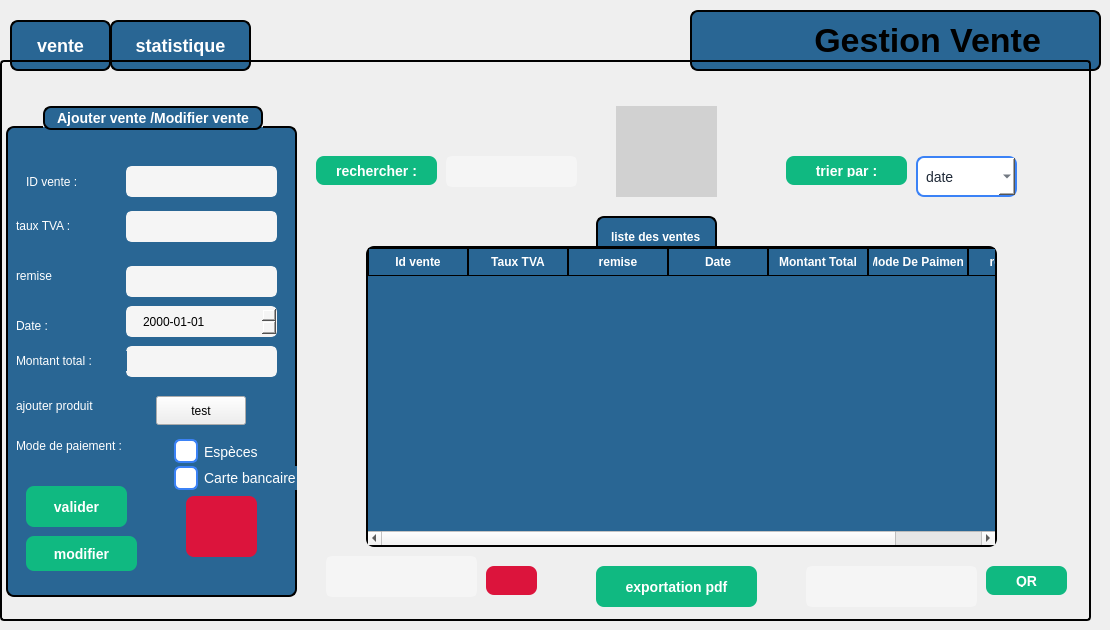
    <widget class="QWidget" name="vente">
     <widget class="QPushButton" name="btnpage2vente">
      <property name="geometry">
       <rect>
        <x>110</x>
        <y>20</y>
        <width>141</width>
        <height>51</height>
       </rect>
      </property>
      <property name="styleSheet">
       <string notr="true">QPushButton {
    border: 2px solid black;
    border-radius: 8px;
    font-weight: bold;
    font-size: 18px;              /* texte plus grand */
    background-color: rgb(41, 102, 148); /* bleu normal */
    color: white;
    padding: 8px 16px;
}

/* Quand la souris passe dessus */
QPushButton:hover {
    background-color: rgb(61, 122, 168); /* bleu plus clair */
}

/* Quand on clique dessus */
QPushButton:pressed {
    background-color: rgb(81, 142, 188); /* encore plus clair */
}

/* Bouton actif (par ex. quand on est sur la page 1) */
QPushButton[active=&quot;true&quot;] {
    background-color: #10b981;  /* vert quand actif */
    color: white;
}
</string>
      </property>
      <property name="text">
       <string>statistique</string>
      </property>
     </widget>
     <widget class="QStackedWidget" name="stackedWidgetvente">
      <property name="geometry">
       <rect>
        <x>0</x>
        <y>60</y>
        <width>1091</width>
        <height>561</height>
       </rect>
      </property>
      <property name="styleSheet">
       <string notr="true">QStackedWidget {
  border: 2px solid black;
  border-radius: 4px;
  padding: 4px;
}</string>
      </property>
      <property name="currentIndex">
       <number>1</number>
      </property>
      <widget class="QWidget" name="page_16">
       <widget class="QLabel" name="labelStatVentes">
        <property name="geometry">
         <rect>
          <x>20</x>
          <y>10</y>
          <width>1051</width>
          <height>531</height>
         </rect>
        </property>
        <property name="text">
         <string>TextLabel</string>
        </property>
       </widget>
      </widget>
      <widget class="QWidget" name="page_1">
       <widget class="QGroupBox" name="groupBox_12">
        <property name="geometry">
         <rect>
          <x>0</x>
          <y>40</y>
          <width>291</width>
          <height>491</height>
         </rect>
        </property>
        <property name="styleSheet">
         <string notr="true">
QGroupBox {
    background-color: rgb(41, 102, 148);   /* blue background */
    border: 2px solid black;               /* black border, 2px wide */
    border-radius: 8px;                    /* rounded corners */
    margin-top: 20px;                      /* space for the title */
    color: white;                          /* title text color */
    font-weight: bold;
    font-size: 14px;
}

QGroupBox::title {
 border: 2px solid black;               /* black border, 2px wide */
    border-radius: 8px;     
background-color: rgb(41, 102, 148);
    subcontrol-origin: margin;
    subcontrol-position: top center;       /* title centered */
    padding: 2px 10px;
}</string>
        </property>
        <property name="title">
         <string>Ajouter vente /Modifier vente</string>
        </property>
        <widget class="QLabel" name="label_101">
         <property name="geometry">
          <rect>
           <x>20</x>
           <y>60</y>
           <width>63</width>
           <height>31</height>
          </rect>
         </property>
         <property name="styleSheet">
          <string notr="true">background-color:rgb(41, 102, 148);
color: rgb(255, 255, 255)</string>
         </property>
         <property name="text">
          <string>ID vente :</string>
         </property>
        </widget>
        <widget class="QLineEdit" name="lineEdit_45">
         <property name="geometry">
          <rect>
           <x>120</x>
           <y>60</y>
           <width>151</width>
           <height>31</height>
          </rect>
         </property>
         <property name="styleSheet">
          <string notr="true">QLineEdit {
    width: 150px;
    height: 150px;
    border: 3px solid rgb(245,245,245);
    border-radius: 6px;
    padding: 6px 12px;
    color: rgb(0,0,0);
    background-color: rgb(245,245,245); 
}</string>
         </property>
         <property name="text">
          <string/>
         </property>
        </widget>
        <widget class="QLineEdit" name="lineEdit_46">
         <property name="geometry">
          <rect>
           <x>120</x>
           <y>105</y>
           <width>151</width>
           <height>31</height>
          </rect>
         </property>
         <property name="styleSheet">
          <string notr="true">QLineEdit {
    width: 150px;
    height: 150px;
    border: 3px solid rgb(245,245,245);
    border-radius: 6px;
    padding: 6px 12px;
    color: rgb(0,0,0);
    background-color: rgb(245,245,245); 
}</string>
         </property>
         <property name="text">
          <string/>
         </property>
        </widget>
        <widget class="QLineEdit" name="lineEdit_47">
         <property name="geometry">
          <rect>
           <x>120</x>
           <y>160</y>
           <width>151</width>
           <height>31</height>
          </rect>
         </property>
         <property name="styleSheet">
          <string notr="true">QLineEdit {
    width: 150px;
    height: 150px;
    border: 3px solid rgb(245,245,245);
    border-radius: 6px;
    padding: 6px 12px;
    color: rgb(0,0,0);
    background-color: rgb(245,245,245); 
}</string>
         </property>
         <property name="text">
          <string/>
         </property>
        </widget>
        <widget class="QLineEdit" name="lineEdit_49">
         <property name="geometry">
          <rect>
           <x>120</x>
           <y>240</y>
           <width>151</width>
           <height>31</height>
          </rect>
         </property>
         <property name="styleSheet">
          <string notr="true">QLineEdit {
    width: 150px;
    height: 150px;
    border: 3px solid rgb(245,245,245);
    border-radius: 6px;
    padding: 6px 12px;
    color: rgb(0,0,0);
    background-color: rgb(245,245,245); 
}</string>
         </property>
         <property name="text">
          <string/>
         </property>
        </widget>
        <widget class="QLabel" name="label_102">
         <property name="geometry">
          <rect>
           <x>10</x>
           <y>110</y>
           <width>121</width>
           <height>20</height>
          </rect>
         </property>
         <property name="styleSheet">
          <string notr="true">background-color:rgb(41, 102, 148);
color: rgb(255, 255, 255)</string>
         </property>
         <property name="text">
          <string>taux TVA :</string>
         </property>
        </widget>
        <widget class="QLabel" name="label_103">
         <property name="geometry">
          <rect>
           <x>10</x>
           <y>160</y>
           <width>63</width>
           <height>20</height>
          </rect>
         </property>
         <property name="styleSheet">
          <string notr="true">background-color:rgb(41, 102, 148);
color: rgb(255, 255, 255)</string>
         </property>
         <property name="text">
          <string>remise</string>
         </property>
        </widget>
        <widget class="QLabel" name="label_104">
         <property name="geometry">
          <rect>
           <x>10</x>
           <y>210</y>
           <width>63</width>
           <height>20</height>
          </rect>
         </property>
         <property name="styleSheet">
          <string notr="true">background-color:rgb(41, 102, 148);
color: rgb(255, 255, 255)</string>
         </property>
         <property name="text">
          <string>Date :</string>
         </property>
        </widget>
        <widget class="QDateEdit" name="dateEdit_3">
         <property name="geometry">
          <rect>
           <x>120</x>
           <y>200</y>
           <width>151</width>
           <height>31</height>
          </rect>
         </property>
         <property name="styleSheet">
          <string notr="true">QDateEdit {
    border: 3px solid rgb(245,245,245);
    border-radius: 6px;
    padding: 6px 12px;
    color: rgb(0,0,0);
    background-color: rgb(245,245,245); 
}</string>
         </property>
         <property name="displayFormat">
          <string>yyyy-MM-dd</string>
         </property>
        </widget>
        <widget class="QLabel" name="label_106">
         <property name="geometry">
          <rect>
           <x>10</x>
           <y>320</y>
           <width>111</width>
           <height>20</height>
          </rect>
         </property>
         <property name="styleSheet">
          <string notr="true">background-color:rgb(41, 102, 148);
color: rgb(255, 255, 255)</string>
         </property>
         <property name="text">
          <string/>
         </property>
        </widget>
        <widget class="QLabel" name="label_107">
         <property name="geometry">
          <rect>
           <x>10</x>
           <y>245</y>
           <width>111</width>
           <height>20</height>
          </rect>
         </property>
         <property name="styleSheet">
          <string notr="true">background-color:rgb(41, 102, 148);
color: rgb(255, 255, 255)</string>
         </property>
         <property name="text">
          <string>Montant total :</string>
         </property>
        </widget>
        <widget class="QLabel" name="label_108">
         <property name="geometry">
          <rect>
           <x>10</x>
           <y>330</y>
           <width>141</width>
           <height>20</height>
          </rect>
         </property>
         <property name="styleSheet">
          <string notr="true">background-color:rgb(41, 102, 148);
color: rgb(255, 255, 255)</string>
         </property>
         <property name="text">
          <string>Mode de paiement :</string>
         </property>
        </widget>
        <widget class="QRadioButton" name="radioButton_5">
         <property name="geometry">
          <rect>
           <x>160</x>
           <y>330</y>
           <width>110</width>
           <height>31</height>
          </rect>
         </property>
         <property name="styleSheet">
          <string notr="true">QRadioButton {
    color: white;
    font-size: 14px;
    padding-left: 8px;
background-color: rgb(41, 102, 148);
}

QRadioButton::indicator {
    width: 20px;
    height: 20px;
    border: 2px solid #3b82f6;
    border-radius: 6px;      /* rounded corners */
    background-color: white;  /* unchecked background */
}

QRadioButton::indicator:checked {
    background-color: #FFD700;  /* blue fill when checked */
}</string>
         </property>
         <property name="text">
          <string>Espèces</string>
         </property>
        </widget>
        <widget class="QRadioButton" name="radioButton_6">
         <property name="geometry">
          <rect>
           <x>160</x>
           <y>360</y>
           <width>161</width>
           <height>24</height>
          </rect>
         </property>
         <property name="styleSheet">
          <string notr="true">QRadioButton {
    color: white;
    font-size: 14px;
    padding-left: 8px;
background-color: rgb(41, 102, 148);
}

QRadioButton::indicator {
    width: 20px;
    height: 20px;
    border: 2px solid #3b82f6;
    border-radius: 6px;      /* rounded corners */
    background-color: white;  /* unchecked background */
}

QRadioButton::indicator:checked {
    background-color: #FFD700;  /* blue fill when checked */
}</string>
         </property>
         <property name="text">
          <string>Carte bancaire</string>
         </property>
        </widget>
        <widget class="QPushButton" name="pushButton_33">
         <property name="geometry">
          <rect>
           <x>20</x>
           <y>380</y>
           <width>101</width>
           <height>41</height>
          </rect>
         </property>
         <property name="styleSheet">
          <string notr="true">QPushButton {
    background-color: #10b981;   /* normal state */
    color: white;
    border: none;
    border-radius: 8px;
    padding: 8px 20px;
    font-size: 14px;
    font-weight: bold;
}

QPushButton:hover {
    background-color: #059669;   /* darker on hover */
}</string>
         </property>
         <property name="text">
          <string>valider</string>
         </property>
        </widget>
        <widget class="QPushButton" name="modifier_vente">
         <property name="geometry">
          <rect>
           <x>20</x>
           <y>430</y>
           <width>111</width>
           <height>35</height>
          </rect>
         </property>
         <property name="styleSheet">
          <string notr="true">QPushButton {
    background-color: #10b981;   /* normal state */
    color: white;
    border: none;
    border-radius: 8px;
    padding: 8px 20px;
    font-size: 14px;
    font-weight: bold;
}

QPushButton:hover {
    background-color: #059669;   /* darker on hover */
}</string>
         </property>
         <property name="text">
          <string>modifier</string>
         </property>
        </widget>
        <widget class="QPushButton" name="annulerajout_vente_2">
         <property name="geometry">
          <rect>
           <x>180</x>
           <y>390</y>
           <width>71</width>
           <height>61</height>
          </rect>
         </property>
         <property name="styleSheet">
          <string notr="true">QPushButton {

	background-color: rgb(220, 20, 60);
	
    color: white;
    border: none;
    border-radius: 8px;
    padding: 8px 20px;
    font-size: 14px;
    font-weight: bold;
}

QPushButton:hover {
      /* darker on hover */
	background-color: rgb(140, 0, 0);
}
</string>
         </property>
         <property name="text">
          <string/>
         </property>
         <property name="icon">
          <iconset theme="QIcon::ThemeIcon::EditClear"/>
         </property>
        </widget>
        <widget class="QLabel" name="label_111">
         <property name="geometry">
          <rect>
           <x>10</x>
           <y>290</y>
           <width>121</width>
           <height>20</height>
          </rect>
         </property>
         <property name="styleSheet">
          <string notr="true">background-color:rgb(41, 102, 148);
color: rgb(255, 255, 255)</string>
         </property>
         <property name="text">
          <string>ajouter produit</string>
         </property>
        </widget>
        <widget class="QPushButton" name="pushButton_7">
         <property name="geometry">
          <rect>
           <x>150</x>
           <y>290</y>
           <width>90</width>
           <height>29</height>
          </rect>
         </property>
         <property name="text">
          <string>test</string>
         </property>
        </widget>
        <zorder>label_102</zorder>
        <zorder>label_101</zorder>
        <zorder>lineEdit_45</zorder>
        <zorder>lineEdit_46</zorder>
        <zorder>lineEdit_47</zorder>
        <zorder>lineEdit_49</zorder>
        <zorder>label_103</zorder>
        <zorder>label_104</zorder>
        <zorder>dateEdit_3</zorder>
        <zorder>label_106</zorder>
        <zorder>label_107</zorder>
        <zorder>label_108</zorder>
        <zorder>radioButton_5</zorder>
        <zorder>radioButton_6</zorder>
        <zorder>pushButton_33</zorder>
        <zorder>modifier_vente</zorder>
        <zorder>annulerajout_vente_2</zorder>
        <zorder>label_111</zorder>
        <zorder>pushButton_7</zorder>
       </widget>
       <widget class="QPushButton" name="pushButton_34">
        <property name="geometry">
         <rect>
          <x>310</x>
          <y>90</y>
          <width>121</width>
          <height>29</height>
         </rect>
        </property>
        <property name="styleSheet">
         <string notr="true">QPushButton {
    background-color: #10b981;   /* normal state */
    color: white;
    border: none;
    border-radius: 8px;
    padding: 8px 20px;
    font-size: 14px;
    font-weight: bold;
}

QPushButton:hover {
    background-color: #059669;   /* darker on hover */
}</string>
        </property>
        <property name="text">
         <string>rechercher :</string>
        </property>
       </widget>
       <widget class="QLineEdit" name="lineEdit_vente">
        <property name="geometry">
         <rect>
          <x>440</x>
          <y>90</y>
          <width>131</width>
          <height>31</height>
         </rect>
        </property>
        <property name="styleSheet">
         <string notr="true">QLineEdit {
    width: 150px;
    height: 150px;
    border: 3px solid rgb(245,245,245);
    border-radius: 6px;
    padding: 6px 12px;
    color: rgb(0,0,0);
    background-color: rgb(245,245,245); 
}</string>
        </property>
       </widget>
       <widget class="QPushButton" name="pushButton_35">
        <property name="geometry">
         <rect>
          <x>780</x>
          <y>90</y>
          <width>121</width>
          <height>29</height>
         </rect>
        </property>
        <property name="styleSheet">
         <string notr="true">QPushButton {
    background-color: #10b981;   /* normal state */
    color: white;
    border: none;
    border-radius: 8px;
    padding: 8px 20px;
    font-size: 14px;
    font-weight: bold;
}

QPushButton:hover {
    background-color: #059669;   /* darker on hover */
}
</string>
        </property>
        <property name="text">
         <string>trier par :</string>
        </property>
       </widget>
       <widget class="QTableWidget" name="tableWidgetvente">
        <property name="geometry">
         <rect>
          <x>360</x>
          <y>180</y>
          <width>631</width>
          <height>301</height>
         </rect>
        </property>
        <property name="styleSheet">
         <string notr="true">QTableWidget {
    background-color: rgb(41, 102, 148);   /* blue background */
    border: 2px solid black;
    border-radius: 8px;
    font-weight: bold;
    font-size: 14px;
    gridline-color: black;                 /* cell grid lines */
    color: white;                          
    selection-background-color: #10b981;
    selection-color: white;
    outline: 0;
}

QTableWidget::item {
    border: 1px solid black;               /* give each cell a border */
    padding: 4px;
}

QHeaderView::section {
    background-color: rgb(41, 102, 148);
    color: white;
    border: 1px solid black;              /* column header border */
    padding: 4px;
    font-weight: bold;
}</string>
        </property>
        <column>
         <property name="text">
          <string>Id vente</string>
         </property>
        </column>
        <column>
         <property name="text">
          <string>Taux TVA</string>
         </property>
        </column>
        <column>
         <property name="text">
          <string>remise</string>
         </property>
        </column>
        <column>
         <property name="text">
          <string>Date</string>
         </property>
        </column>
        <column>
         <property name="text">
          <string>Montant Total</string>
         </property>
        </column>
        <column>
         <property name="text">
          <string>Mode De Paiment</string>
         </property>
        </column>
        <column>
         <property name="text">
          <string>refproduit</string>
         </property>
        </column>
       </widget>
       <widget class="QLineEdit" name="lineEdit_supprimer_vente">
        <property name="geometry">
         <rect>
          <x>320</x>
          <y>490</y>
          <width>151</width>
          <height>41</height>
         </rect>
        </property>
        <property name="styleSheet">
         <string notr="true">QLineEdit {
    width: 150px;
    height: 150px;
    border: 3px solid rgb(245,245,245);
    border-radius: 6px;
    padding: 6px 12px;
    color: rgb(0,0,0);
    background-color: rgb(245,245,245); 
}</string>
        </property>
        <property name="text">
         <string/>
        </property>
       </widget>
       <widget class="QPushButton" name="pushButton_3">
        <property name="geometry">
         <rect>
          <x>480</x>
          <y>500</y>
          <width>51</width>
          <height>29</height>
         </rect>
        </property>
        <property name="styleSheet">
         <string notr="true">QPushButton {

	background-color: rgb(220, 20, 60);
	
    color: white;
    border: none;
    border-radius: 8px;
    padding: 8px 20px;
    font-size: 14px;
    font-weight: bold;
}

QPushButton:hover {
      /* darker on hover */
	background-color: rgb(140, 0, 0);
}
</string>
        </property>
        <property name="text">
         <string/>
        </property>
        <property name="icon">
         <iconset theme="QIcon::ThemeIcon::EditDelete"/>
        </property>
       </widget>
       <widget class="QLabel" name="label_109">
        <property name="geometry">
         <rect>
          <x>590</x>
          <y>150</y>
          <width>121</width>
          <height>41</height>
         </rect>
        </property>
        <property name="styleSheet">
         <string notr="true">QLabel {
    border: 2px solid black;           /* bordure noire, 2px */
    border-radius: 8px;
    background-color: rgb(41, 102, 148); /* même couleur de fond */
    color: white;                       /* texte blanc */
    font-weight: bold;                  /* texte un peu gras */
    subcontrol-origin: margin;
    subcontrol-position: top center;    /* titre centré */
    padding: 2px 10px;
}</string>
        </property>
        <property name="text">
         <string>liste des ventes</string>
        </property>
       </widget>
       <widget class="QLabel" name="image_4">
        <property name="geometry">
         <rect>
          <x>610</x>
          <y>40</y>
          <width>101</width>
          <height>91</height>
         </rect>
        </property>
        <property name="styleSheet">
         <string notr="true">background-color: rgb(209, 209, 209);
   </string>
        </property>
        <property name="text">
         <string/>
        </property>
        <property name="pixmap">
         <pixmap>../Projet/images/photo.png</pixmap>
        </property>
       </widget>
       <widget class="QComboBox" name="comboBox_10">
        <property name="geometry">
         <rect>
          <x>910</x>
          <y>90</y>
          <width>101</width>
          <height>41</height>
         </rect>
        </property>
        <property name="styleSheet">
         <string notr="true">QComboBox {
    background-color: rgb(255, 255, 255);   /* white background */
    color: #1f2937;                         /* selected text color */
    border: 2px solid #3b82f6;              /* blue border */
    border-radius: 8px;
    font-size: 14px;
    padding: 4px 8px;
}

/* Dropdown list styling */
QComboBox QAbstractItemView {
    background-color: rgb(255, 255, 255);
    color: #1f2937;
    selection-background-color: #3b82f6;
    selection-color: white;
}

/* Make the arrow black */
QComboBox::down-arrow {
    width: 12px;
    height: 12px;
    image: none; 
                      /* remove default image */
	background-color: rgb(0, 170, 255);
    border-left: 6px solid transparent;
    border-right: 6px solid transparent;
    border-top: 6px solid black;       /* black arrow */
}
</string>
        </property>
        <item>
         <property name="text">
          <string>date</string>
         </property>
        </item>
       </widget>
       <widget class="QLineEdit" name="lineEdit_email">
        <property name="geometry">
         <rect>
          <x>800</x>
          <y>500</y>
          <width>171</width>
          <height>41</height>
         </rect>
        </property>
        <property name="styleSheet">
         <string notr="true">QLineEdit {
    width: 150px;
    height: 150px;
    border: 3px solid rgb(245,245,245);
    border-radius: 6px;
    padding: 6px 12px;
    color: rgb(0,0,0);
    background-color: rgb(245,245,245); 
}</string>
        </property>
        <property name="text">
         <string/>
        </property>
       </widget>
       <widget class="QPushButton" name="pushButton_2">
        <property name="geometry">
         <rect>
          <x>980</x>
          <y>500</y>
          <width>81</width>
          <height>29</height>
         </rect>
        </property>
        <property name="styleSheet">
         <string notr="true">QPushButton {
    background-color: #10b981;   /* normal state */
    color: white;
    border: none;
    border-radius: 8px;
    padding: 8px 20px;
    font-size: 14px;
    font-weight: bold;
}

QPushButton:hover {
    background-color: #059669;   /* darker on hover */
}
</string>
        </property>
        <property name="text">
         <string>QR</string>
        </property>
        <property name="icon">
         <iconset theme="QIcon::ThemeIcon::AddressBookNew"/>
        </property>
       </widget>
       <widget class="QPushButton" name="pushButton_expor">
        <property name="geometry">
         <rect>
          <x>590</x>
          <y>500</y>
          <width>161</width>
          <height>41</height>
         </rect>
        </property>
        <property name="styleSheet">
         <string notr="true">QPushButton {
    background-color: #10b981;   /* normal state */
    color: white;
    border: none;
    border-radius: 8px;
    padding: 8px 20px;
    font-size: 14px;
    font-weight: bold;
}</string>
        </property>
        <property name="text">
         <string>exportation pdf</string>
        </property>
       </widget>
       <zorder>label_109</zorder>
       <zorder>groupBox_12</zorder>
       <zorder>pushButton_34</zorder>
       <zorder>lineEdit_vente</zorder>
       <zorder>pushButton_35</zorder>
       <zorder>tableWidgetvente</zorder>
       <zorder>lineEdit_supprimer_vente</zorder>
       <zorder>pushButton_3</zorder>
       <zorder>image_4</zorder>
       <zorder>comboBox_10</zorder>
       <zorder>lineEdit_email</zorder>
       <zorder>pushButton_2</zorder>
       <zorder>pushButton_expor</zorder>
      </widget>
     </widget>
     <widget class="QPushButton" name="btnpage1vente">
      <property name="geometry">
       <rect>
        <x>10</x>
        <y>20</y>
        <width>101</width>
        <height>51</height>
       </rect>
      </property>
      <property name="styleSheet">
       <string notr="true">QPushButton {
    border: 2px solid black;
    border-radius: 8px;
    font-weight: bold;
    font-size: 18px;              /* texte plus grand */
    background-color: rgb(41, 102, 148); /* bleu normal */
    color: white;
    padding: 8px 16px;
}

/* Quand la souris passe dessus */
QPushButton:hover {
    background-color: rgb(61, 122, 168); /* bleu plus clair */
}

/* Quand on clique dessus */
QPushButton:pressed {
    background-color: rgb(81, 142, 188); /* encore plus clair */
}

/* Bouton actif (par ex. quand on est sur la page 1) */
QPushButton[active=&quot;true&quot;] {
    background-color: #10b981;  /* vert quand actif */
    color: white;
}
</string>
      </property>
      <property name="text">
       <string>vente</string>
      </property>
     </widget>
     <widget class="QLabel" name="label_110">
      <property name="geometry">
       <rect>
        <x>690</x>
        <y>10</y>
        <width>411</width>
        <height>61</height>
       </rect>
      </property>
      <property name="styleSheet">
       <string notr="true">QLabel{
 border: 2px solid black;   /* blue border */
    border-radius: 8px;
 font-weight: bold;
    font-size: 34px;
background-color: rgb(41, 102, 148);}</string>
      </property>
      <property name="text">
       <string>            Gestion Vente</string>
      </property>
     </widget>
     <zorder>btnpage2vente</zorder>
     <zorder>btnpage1vente</zorder>
     <zorder>label_110</zorder>
     <zorder>stackedWidgetvente</zorder>
    </widget>
